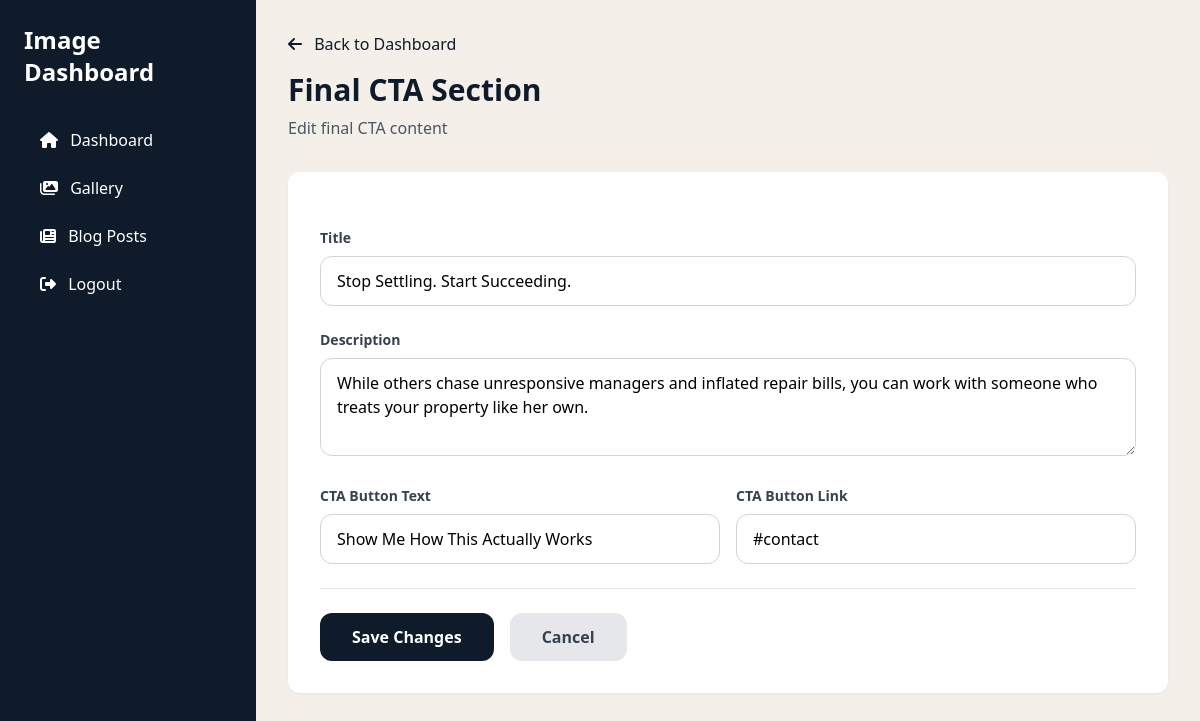
The page /dashboard/final-cta/ (signed in) on the database as committed earlier.
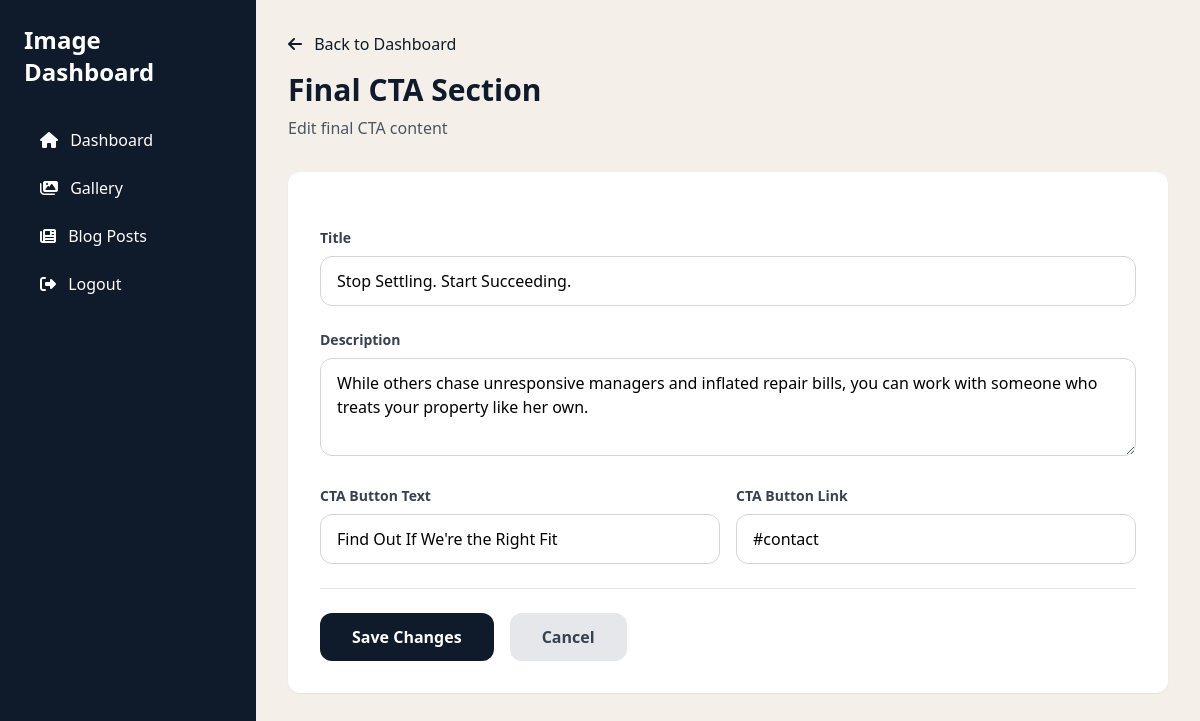
The same page on the database as committed later.
### myApp/models.py (models this page shows, shortened)
class FinalCTASection(models.Model):
    title = models.CharField(max_length=200, default="Stop Settling. Start Succeeding.")
    description = models.TextField(default="While others chase unresponsive managers and inflated repair bills, you can work with someone who treats your property like her own.")
    cta_text = models.CharField(max_length=100, default="Show Me How This Actually Works")
    cta_link = models.CharField(max_length=200, default="#contact")
    updated_at = models.DateTimeField(auto_now=True)
    class Meta:
        verbose_name = "Final CTA Section"
        verbose_name_plural = "Final CTA Section"
    @classmethod
    def get_instance(cls):
        obj, created = cls.objects.get_or_create(pk=1)
        return obj

### myApp/dashboard_views.py (the view, shortened to what this page needs)
# urls.py: path('final-cta/', dashboard_views.final_cta_edit, name='final_cta_edit'),
@login_required
def final_cta_edit(request):
    final_cta = FinalCTASection.get_instance()
    return render(request, 'myApp/dashboard/final_cta_edit.html', {
        'final_cta': final_cta
    })

### myApp/templates/myApp/dashboard/final_cta_edit.html (shortened to what this page needs)
{% extends "myApp/dashboard/base.html" %}
{% load static %}
{% block content %}
<div class="mb-8">
    <a href="{% url 'dashboard:index' %}" class="text-navy hover:underline mb-4 inline-block">
        <i class="fas fa-arrow-left mr-2"></i> Back to Dashboard
    </a>
    <h2 class="text-3xl font-bold text-navy mb-2">Final CTA Section</h2>
    <p class="text-gray-600">Edit final CTA content</p>
</div>
<form method="post" class="bg-white rounded-xl shadow-sm p-8 space-y-6">
    <div>
        <label class="block text-sm font-semibold text-gray-700 mb-2">Title</label>
        <input type="text" name="title" value="{{ final_cta.title|default:'' }}"
               placeholder="Stop Settling. Start Succeeding."
               class="w-full px-4 py-3 border border-gray-300 rounded-xl focus:border-navy focus:outline-none focus:ring-2 focus:ring-navy/20">
    </div>
    <div>
        <label class="block text-sm font-semibold text-gray-700 mb-2">Description</label>
        <textarea name="description" rows="3"
                  placeholder="While others chase unresponsive managers and inflated repair bills..."
                  class="w-full px-4 py-3 border border-gray-300 rounded-xl focus:border-navy focus:outline-none focus:ring-2 focus:ring-navy/20">{{ final_cta.description|default:'' }}</textarea>
    </div>
    <div class="grid grid-cols-2 gap-4">
        <div>
            <label class="block text-sm font-semibold text-gray-700 mb-2">CTA Button Text</label>
            <input type="text" name="cta_text" value="{{ final_cta.cta_text|default:'Show Me How This Actually Works' }}"
                   class="w-full px-4 py-3 border border-gray-300 rounded-xl focus:border-navy focus:outline-none focus:ring-2 focus:ring-navy/20">
        </div>
        <div>
            <label class="block text-sm font-semibold text-gray-700 mb-2">CTA Button Link</label>
            <input type="text" name="cta_link" value="{{ final_cta.cta_link|default:'#contact' }}"
                   class="w-full px-4 py-3 border border-gray-300 rounded-xl focus:border-navy focus:outline-none focus:ring-2 focus:ring-navy/20">
        </div>
    </div>
    <div class="flex gap-4 pt-6 border-t">
        <button type="submit" class="bg-navy text-white px-8 py-3 rounded-xl font-semibold hover:bg-navy/90 transition">
            Save Changes
        </button>
        <a href="{% url 'dashboard:index' %}" class="bg-gray-200 text-gray-700 px-8 py-3 rounded-xl font-semibold hover:bg-gray-300 transition">
            Cancel
        </a>
    </div>
</form>
{% endblock %}

Rows that differ between the two databases and show on the page:
changed FinalCTASection "Stop Settling. Start Succeeding.": cta_text "Show Me How This Actually Works" → "Find Out If We're the Right Fit"
